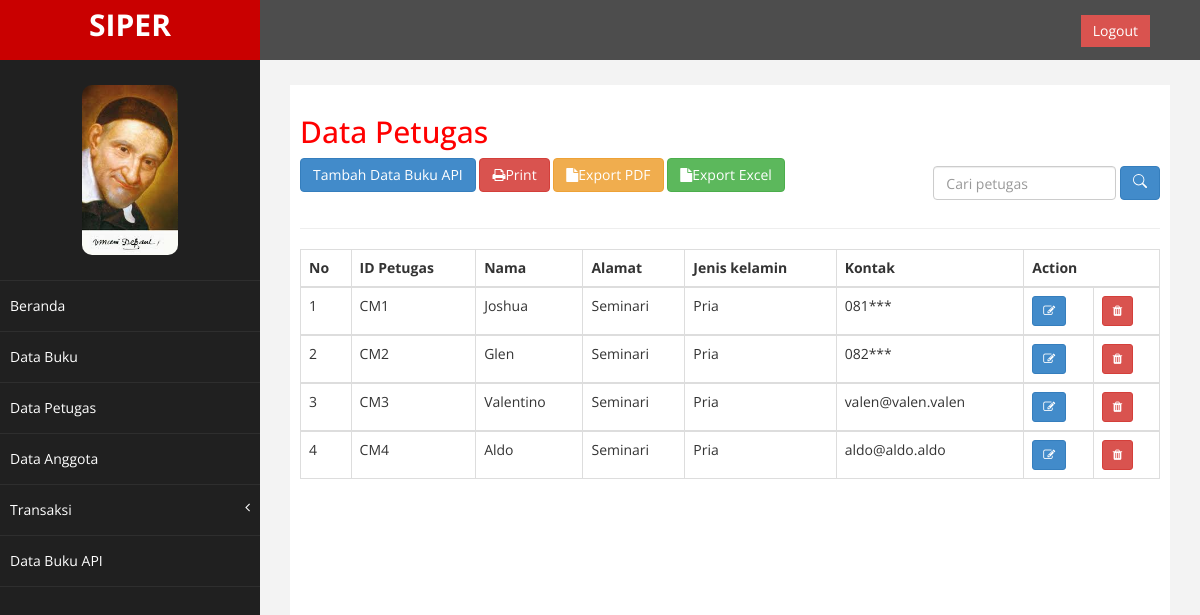
The app's page /index.php/petugas with its own data.
### tables this page shows
CREATE TABLE `tb_petugas` (
  `ID_petugas` varchar(50) NOT NULL,
  `Nama` varchar(150) NOT NULL,
  `Alamat` varchar(300) NOT NULL,
  `JK` varchar(15) NOT NULL,
  `Kontak` varchar(50) NOT NULL
);

### application/controllers/Petugas.php (called while the page is built, shortened)
<?php
class petugas extends CI_controller
{
	public function __construct()
	{
		$this->load->model('Petugas_model');
		$this->load->library('form_validation');
	}
	public function index()
	{
		$data['petugas'] = $this->Petugas_model->getAllPetugas();
		$data['judul'] = 'Halaman Data Petugas Lazaris';
		$this->load->view('templates/header', $data);
		$this->load->view('petugas/index');
		$this->load->view('templates/footer');
	}
}

### index.php (called while the page is built, shortened)
<?php
require_once BASEPATH.'core/CodeIgniter.php';

### application/models/Petugas_model.php (called while the page is built, shortened)
<?php
class Petugas_model extends CI_model
{
	public function getAllPetugas()
	{
		return $query = $this->db->get('tb_petugas')->result_array();
	}
}

### application/views/petugas/index.php (the view, shortened to what this page needs)
<div id="page-wrapper">
  <div id="page-inner">
    <div class="row">
      <div class="col-md-12">
        <h2>Data Petugas</h2>
        <button type="button" class="btn btn-primary" data-toggle="modal" data-target="#exampleModal">
          Tambah Data Buku API
        </button>
        <a class="btn btn-danger" href="<?= base_url(); ?>petugas/print"><i class="fa fa-print"></i>Print</a>
        <a class="btn btn-warning" href="<?= base_url(); ?>petugas/pdf"><i class="fa fa-file"></i>Export PDF</a>
        <a class="btn btn-success" href="<?= base_url(); ?>petugas/excel"><i class="fa fa-file"></i>Export Excel</a>
        <div class="navbar-form navbar-right">
          <form action="" method="post">
            <input type=" text" name="keyword" class="form-control" placeholder="Cari petugas">
            <button type="submit" class="btn btn-primary"></button>
          </form>
        </div>
      </div>
    </div>
    <hr />
    <table class="table table-bordered">
      <thead>
        <tr>
          <th scope="col">No</th>
          <th scope="col">ID Petugas</th>
          <th scope="col">Nama</th>
          <th scope="col">Alamat</th>
          <th scope="col">Jenis kelamin</th>
          <th scope="col">Kontak</th>
          <th colspan="2">Action</th>
        </tr>
      </thead>
      <?php $i = 1;
      foreach ($petugas as $petugas) : ?>
        <tbody>
          <tr>
            <td><?= $i++;  ?></td>
            <td><?= $petugas['ID_petugas']  ?></td>
            <td><?= $petugas['Nama']  ?></td>
            <td><?= $petugas['Alamat']  ?></td>
            <td><?= $petugas['JK']  ?></td>
            <td><?= $petugas['Kontak']  ?></td>
            <td><a href="<?= base_url(); ?>petugas/ubah/<?= $petugas['ID_petugas'] ?>">
                <div class="btn btn-primary btn-sm"><i class="fa fa-edit"></i></div>
              </a></td>
            <td onclick="return confirm('Anda yakin ingin menghapus data?');"><?= anchor('petugas/hapus/' . $petugas['ID_petugas'], '<div class="btn btn-danger btn-sm"><i class="fa fa-trash"></i></div>') ?></td>
          </tr>
        </tbody>
      <?php endforeach; ?>
    </table>
  </div>
</div>

### assets/css/custom.css (style rules this page uses)
body { font-family: 'Open Sans', sans-serif; }
#page-wrapper { padding: 15px 15px; min-height: 600px; background:#F3F3F3; }
#page-inner { width:100%; margin:10px 20px 10px 0px; background-color:#fff!important; padding:10px; min-height:1200px; }
h2 { color: #f00; }
@media (min-width:768px) { #page-wrapper { margin: 0 0 0 260px; padding: 15px 30px; min-height: 1200px; } }

### records on screen
tb_petugas: ID_petugas "CM1", Nama "Joshua", Alamat "Seminari", JK "Pria", Kontak "081***"
tb_petugas: ID_petugas "CM2", Nama "Glen", Alamat "Seminari", JK "Pria", Kontak "082***"
tb_petugas: ID_petugas "CM3", Nama "Valentino", Alamat "Seminari", JK "Pria", Kontak "valen@valen.valen"
tb_petugas: ID_petugas "CM4", Nama "Aldo", Alamat "Seminari", JK "Pria", Kontak "aldo@aldo.aldo"
